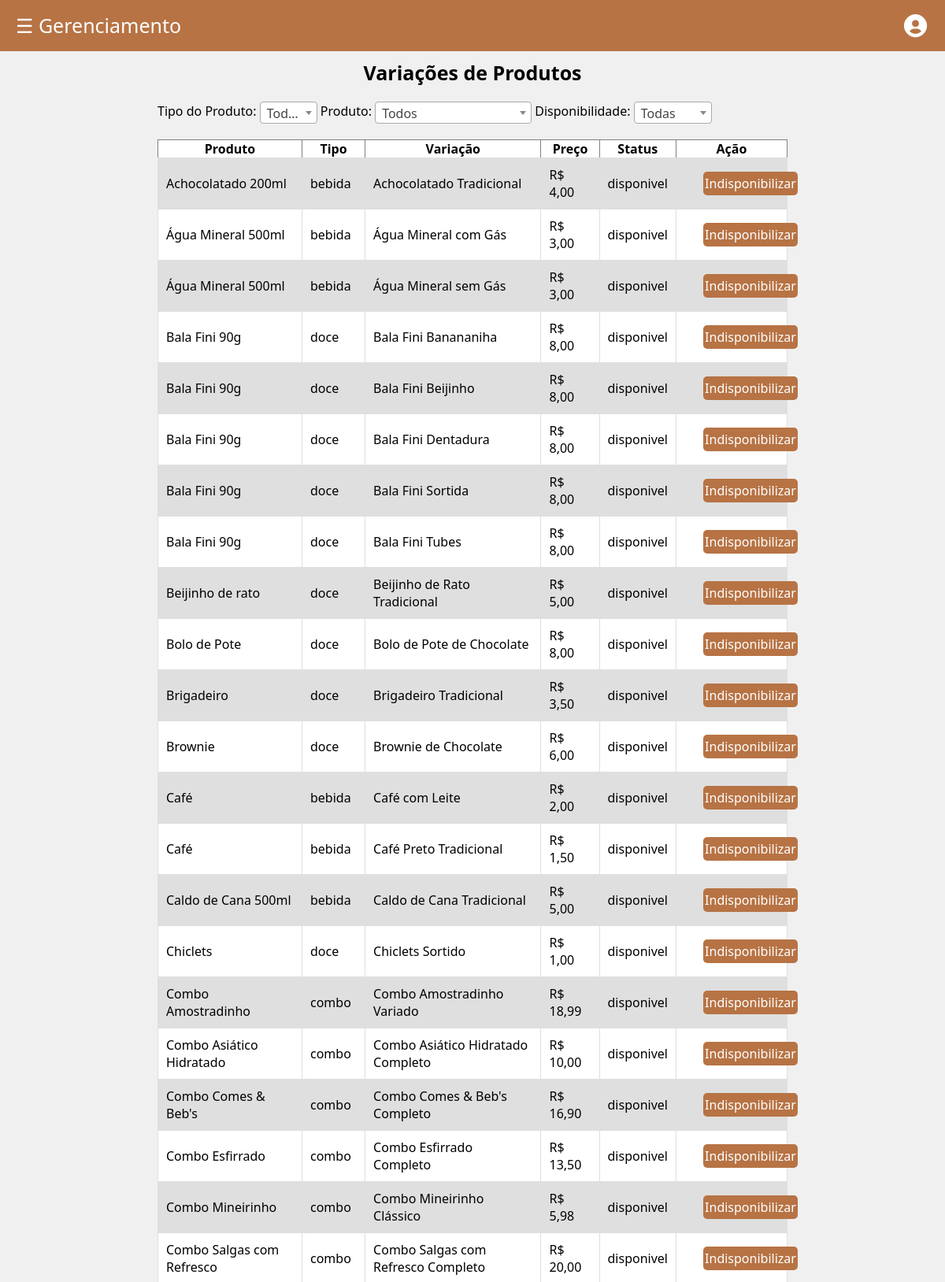
Screenshot of /Cozinha/administrando_variacoes.php (signed in, upper part) with the database file from the repository.
### tables this page shows
CREATE TABLE IF NOT EXISTS Produto_Variacao(
    Cod_variacao INT PRIMARY KEY NOT NULL AUTO_INCREMENT,
    Cod_produto INT NOT NULL,
    Nome_variacao VARCHAR(100) NOT NULL,
    Preco DECIMAL(10,2) NOT NULL,
    Status ENUM('disponivel', 'indisponivel') NOT NULL DEFAULT 'disponivel',
    FOREIGN KEY (Cod_produto) REFERENCES Produto(Cod_produto)
);

CREATE TABLE IF NOT EXISTS Produto(
    Cod_produto INT PRIMARY KEY NOT NULL AUTO_INCREMENT,
    Nome_produto VARCHAR(100),
    Tipo_produto ENUM('bebida', 'salgado', 'doce','combo') NOT NULL,
    Descricao_produto TEXT DEFAULT NULL,
    Imagem_produto VARCHAR(255) DEFAULT NULL
    
);

### Cozinha/administrando_variacoes.php (the view, shortened to what this page needs)
<?php
require_once("PHP/conexao.php");
$where = "";
$sql = "SELECT Produto_Variacao.*, Produto.Nome_produto, Produto.Tipo_produto
        FROM Produto_Variacao
        JOIN Produto ON Produto_Variacao.Cod_produto = Produto.Cod_produto
        $where
        ORDER BY Produto.Nome_produto, Produto_Variacao.Nome_variacao";
$stmt = $mysqli->prepare($sql);
$stmt->execute();
$result = $stmt->get_result();
?>
<!DOCTYPE html>
<html lang="en">
<head>
  <link href="https://unpkg.com/boxicons@2.1.4/css/boxicons.min.css" rel="stylesheet" />
  <link rel="stylesheet" href="CSS/style.css">
  <link href="https://cdn.jsdelivr.net/npm/select2@4.1.0-rc.0/dist/css/select2.min.css" rel="stylesheet" />
</head>
<body>
  <header>
    <a href="#" class="btn-menu">&#9776; Gerenciamento</a>
    <i class="bx bxs-user-circle"></i>
  </header>
  <main id="content">
    <h2>Variações de Produtos</h2>
    <form method="get" style="margin-bottom:20px;">
        <label>Tipo do Produto:
        </label>
        <label>Produto:
        </label>
        <label>Disponibilidade:
        </label>
    </form>
    <table border="1" cellpadding="6" cellspacing="0" style="width:100%;background:#fff;">
        <tr>
            <th>Produto</th>
            <th>Tipo</th>
            <th>Variação</th>
            <th>Preço</th>
            <th>Status</th>
            <th>Ação</th>
        </tr>
        <?php if($result && $result->num_rows > 0): ?>
            <?php while($row = $result->fetch_assoc()): ?>
                <tr>
                    <td><?= htmlspecialchars($row['Nome_produto']) ?></td>
                    <td><?= htmlspecialchars($row['Tipo_produto']) ?></td>
                    <td><?= htmlspecialchars($row['Nome_variacao']) ?></td>
                    <td>R$ <?= number_format($row['Preco'], 2, ',', '.') ?></td>
                    <td><?= htmlspecialchars($row['Status']) ?></td>
                    <td>
                        <form method="get" style="display:inline;">
                            <button type="submit" class="btn-disponibilidade">
                                <?= $row['Status'] === 'disponivel' ? 'Indisponibilizar' : 'Disponibilizar' ?>
                            </button>
                        </form>
                    </td>
                </tr>
            <?php endwhile; ?>
        <?php else: ?>
            <tr><td colspan="6">Nenhuma variação encontrada.</td></tr>
        <?php endif; ?>
    </table>
  </main>
</body>
</html>

### Cozinha/CSS/style.css (style rules this page uses)
* { margin: 0; padding: 0; box-sizing: border-box; font-family: "Segoe UI", Tahoma, Geneva, Verdana, sans-serif; }
body { background-color: #f0f0f0; }
a { text-decoration: none; }
header { background-color: #B77344; color: #fff; font-size: 25px; padding: 15px 20px; display: flex; justify-content: space-between; width: 100%; z-index: 2; position: fixed; top: 0; left: 0; }
header i { font-size: 35px; }
.btn-menu { color: #fff; }
main { transition: margin-left 0.3s; padding: 75px 200px; }
h2 { text-align: center; font-size: 25px; margin-bottom: 20px; }
table { width: 100%; border-collapse: collapse; margin-top: 20px; }
table tbody tr:nth-child(even) { background-color: #dfdfdf; }
table tbody td { padding: 10px; border: 1px solid #dfdfdf; }
.btn-disponibilidade { width: 120px; height: 30px; font-size: 16px; background-color: #B77344; color: #fff; border-radius: 5px; border: none; cursor: pointer; margin-left: 20%; }

### rows the page displays
produto_variacao: Cod_produto.Nome_produto "Achocolatado 200ml", Cod_produto.Tipo_produto "bebida", Nome_variacao "Achocolatado Tradicional", Preco "4,00", Status "disponivel", shows "Indisponibilizar"
produto_variacao: Cod_produto.Nome_produto "Água Mineral 500ml", Cod_produto.Tipo_produto "bebida", Nome_variacao "Água Mineral com Gás", Preco "3,00", Status "disponivel", shows "Indisponibilizar"
produto_variacao: Cod_produto.Nome_produto "Água Mineral 500ml", Cod_produto.Tipo_produto "bebida", Nome_variacao "Água Mineral sem Gás", Preco "3,00", Status "disponivel", shows "Indisponibilizar"
produto_variacao: Cod_produto.Nome_produto "Bala Fini 90g", Cod_produto.Tipo_produto "doce", Nome_variacao "Bala Fini Banananiha", Preco "8,00", Status "disponivel", shows "Indisponibilizar"
produto_variacao: Cod_produto.Nome_produto "Bala Fini 90g", Cod_produto.Tipo_produto "doce", Nome_variacao "Bala Fini Beijinho", Preco "8,00", Status "disponivel", shows "Indisponibilizar"
produto_variacao: Cod_produto.Nome_produto "Bala Fini 90g", Cod_produto.Tipo_produto "doce", Nome_variacao "Bala Fini Dentadura", Preco "8,00", Status "disponivel", shows "Indisponibilizar"
produto_variacao: Cod_produto.Nome_produto "Bala Fini 90g", Cod_produto.Tipo_produto "doce", Nome_variacao "Bala Fini Sortida", Preco "8,00", Status "disponivel", shows "Indisponibilizar"
produto_variacao: Cod_produto.Nome_produto "Bala Fini 90g", Cod_produto.Tipo_produto "doce", Nome_variacao "Bala Fini Tubes", Preco "8,00", Status "disponivel", shows "Indisponibilizar"
produto_variacao: Cod_produto.Nome_produto "Beijinho de rato", Cod_produto.Tipo_produto "doce", Nome_variacao "Beijinho de Rato Tradicional", Preco "5,00", Status "disponivel", shows "Indisponibilizar"
produto_variacao: Cod_produto.Nome_produto "Bolo de Pote", Cod_produto.Tipo_produto "doce", Nome_variacao "Bolo de Pote de Chocolate", Preco "8,00", Status "disponivel", shows "Indisponibilizar"
produto_variacao: Cod_produto.Nome_produto "Brigadeiro", Cod_produto.Tipo_produto "doce", Nome_variacao "Brigadeiro Tradicional", Preco "3,50", Status "disponivel", shows "Indisponibilizar"
produto_variacao: Cod_produto.Nome_produto "Brownie", Cod_produto.Tipo_produto "doce", Nome_variacao "Brownie de Chocolate", Preco "6,00", Status "disponivel", shows "Indisponibilizar"
produto_variacao: Cod_produto.Nome_produto "Café", Cod_produto.Tipo_produto "bebida", Nome_variacao "Café com Leite", Preco "2,00", Status "disponivel", shows "Indisponibilizar"
produto_variacao: Cod_produto.Nome_produto "Café", Cod_produto.Tipo_produto "bebida", Nome_variacao "Café Preto Tradicional", Preco "1,50", Status "disponivel", shows "Indisponibilizar"
produto_variacao: Cod_produto.Nome_produto "Caldo de Cana 500ml", Cod_produto.Tipo_produto "bebida", Nome_variacao "Caldo de Cana Tradicional", Preco "5,00", Status "disponivel", shows "Indisponibilizar"
produto_variacao: Cod_produto.Nome_produto "Chiclets", Cod_produto.Tipo_produto "doce", Nome_variacao "Chiclets Sortido", Preco "1,00", Status "disponivel", shows "Indisponibilizar"
produto_variacao: Cod_produto.Nome_produto "Combo Amostradinho", Cod_produto.Tipo_produto "combo", Nome_variacao "Combo Amostradinho Variado", Preco "18,99", Status "disponivel", shows "Indisponibilizar"
produto_variacao: Cod_produto.Nome_produto "Combo Asiático Hidratado", Cod_produto.Tipo_produto "combo", Nome_variacao "Combo Asiático Hidratado Completo", Preco "10,00", Status "disponivel", shows "Indisponibilizar"
produto_variacao: Cod_produto.Nome_produto "Combo Comes & Beb's", Cod_produto.Tipo_produto "combo", Nome_variacao "Combo Comes & Beb's Completo", Preco "16,90", Status "disponivel", shows "Indisponibilizar"
produto_variacao: Cod_produto.Nome_produto "Combo Esfirrado", Cod_produto.Tipo_produto "combo", Nome_variacao "Combo Esfirrado Completo", Preco "13,50", Status "disponivel", shows "Indisponibilizar"
produto_variacao: Cod_produto.Nome_produto "Combo Mineirinho", Cod_produto.Tipo_produto "combo", Nome_variacao "Combo Mineirinho Clássico", Preco "5,98", Status "disponivel", shows "Indisponibilizar"
produto_variacao: Cod_produto.Nome_produto "Combo Salgas com Refresco", Cod_produto.Tipo_produto "combo", Nome_variacao "Combo Salgas com Refresco Completo", Preco "20,00", Status "disponivel", shows "Indisponibilizar"
